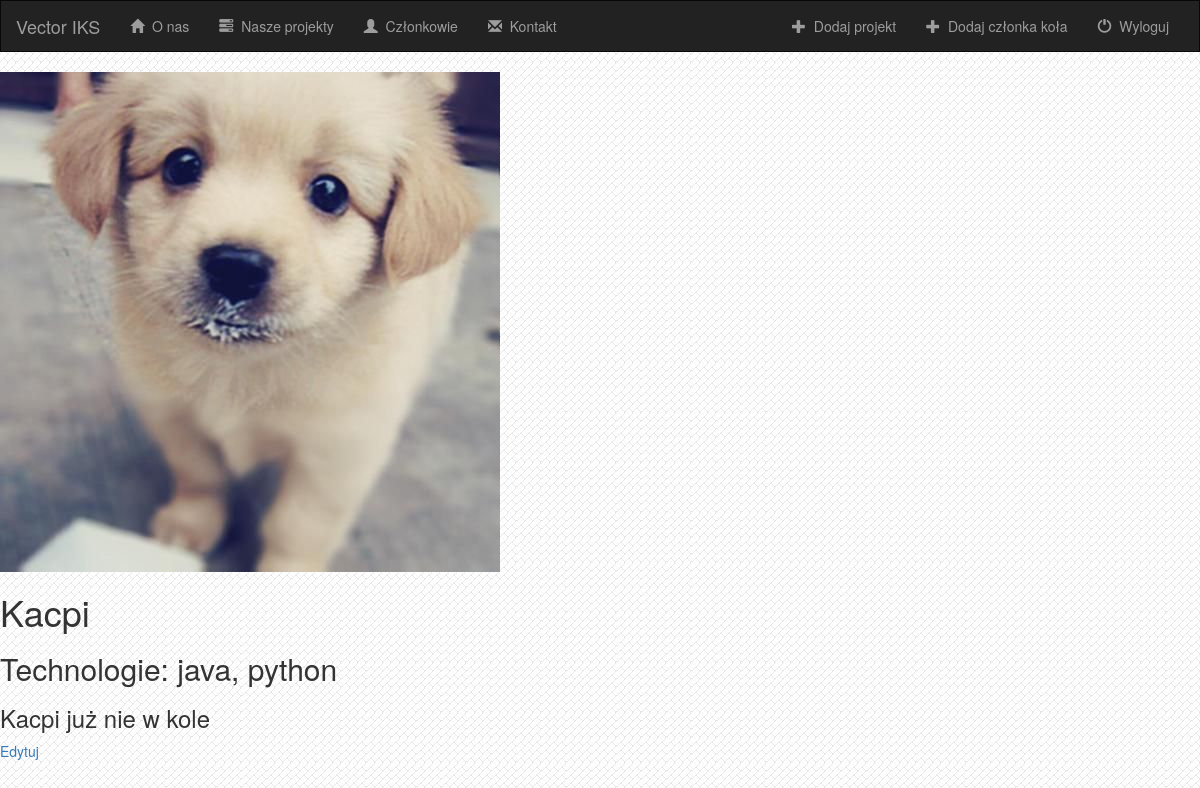
Before: /members/2/ with the older database file.
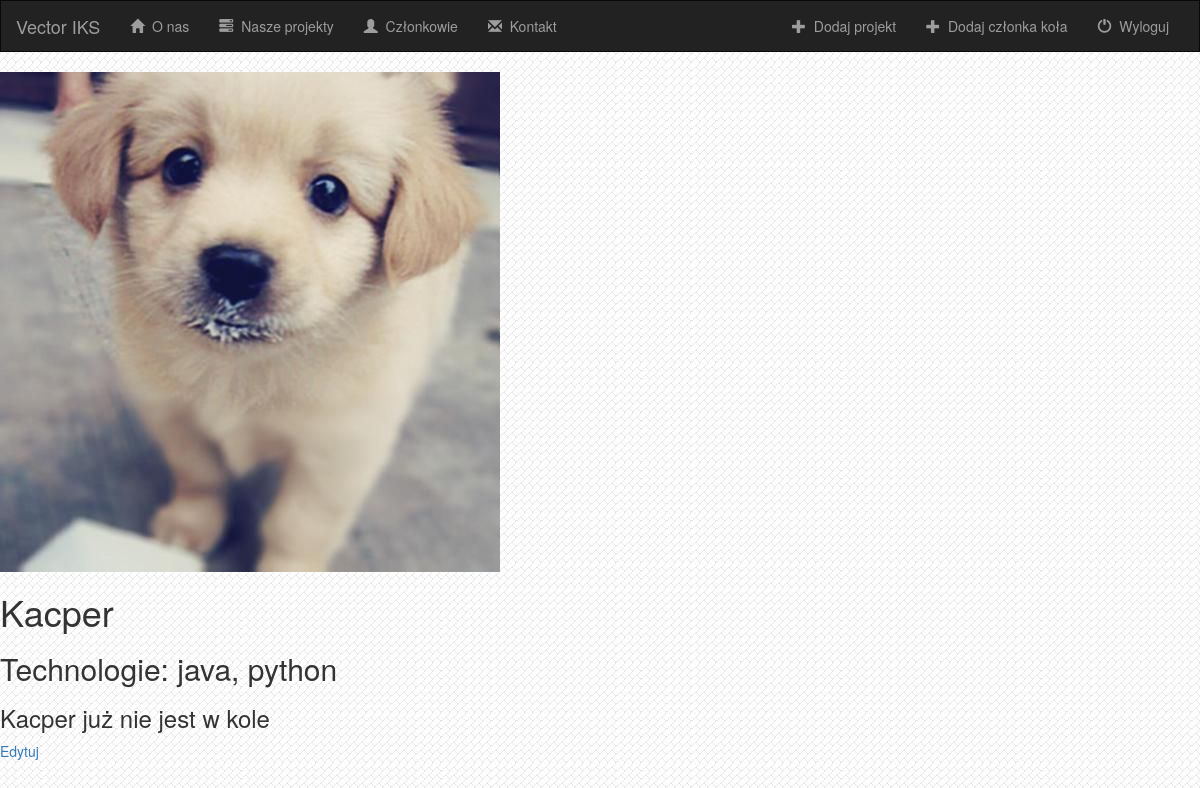
After: the same page with the newer database file.
### members/models.py (models this page shows, shortened)
class Member(models.Model):
    name = models.CharField(max_length=200)
    technologies = models.CharField(max_length=500)
    photo = models.FileField()
    more = models.TextField()

### members/views.py (the view)
# urls.py: url(r'^(?P<pk>[0-9]+)/$', views.DetailView.as_view(), name='detail'),
class DetailView(generic.DetailView):
    model = Member
    template_name = 'members/detail.html'

### members/templates/members/detail.html (shortened to what this page needs)
{% extends 'members/base.html' %}
{% load staticfiles %}
{% block body %}
<img src="{{ member.photo }}"><br>
<h1>{{ member.name }}</h1>
<h2>Technologie: {{ member.technologies }}</h2>
<h3>{{ member.more }}</h3>
<a href="{% url 'members:member-update' member.id %}">Edytuj</a>
{% endblock %}

Changed rows visible on the page:
changed Member "java, python": name "Kacpi" → "Kacper"; more "Kacpi już nie w kole" → "Kacper już nie jest w kole"
